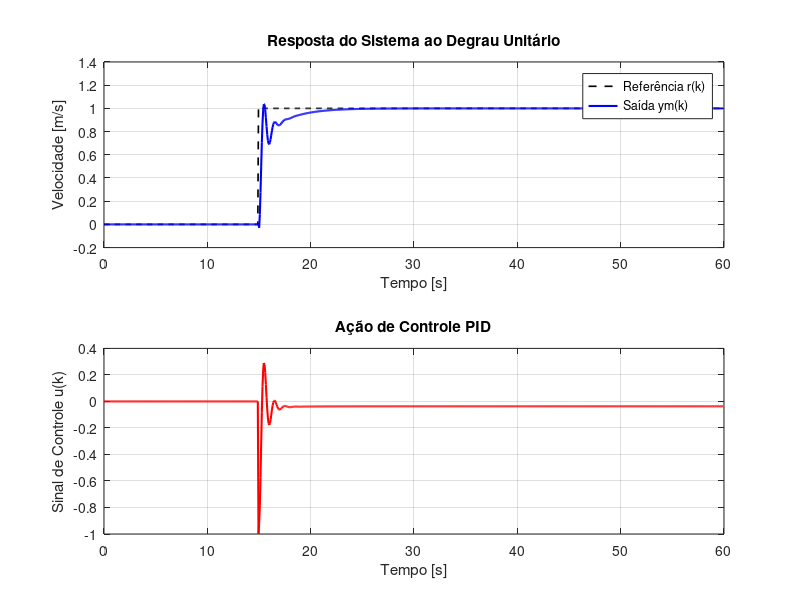

Here is the MATLAB script that generated this plot:
%% Atividade A1: Estudo de caso para o controle de velocidade longitudinal de um quadricóptero.
clear all; close all; clc;

%% Setup
% Carregando os coeficientes do modelo de 2ª ordem
load('sys_mod01.mat');
Ts = model.Ts;
Az = model.Az; a1 = Az(2); a2 = Az(3);
Bz = model.Bz; b0 = Bz(2); b1 = Bz(3);
Gz = tf(Bz,Az,Ts);

% Configurações
tfinal = 60; % em segundos
N = round( tfinal/Ts ); % numero total de amostras

%% Controlador PID
% Utilizando o modelo de 2ª ordem para sintonia 
kp = -1.2; ki = -0.5; kd =-0.01;

% Aproximação Backward Difference
s0 = kp +ki*Ts +kd/Ts;
s1 = -kp -2*kd/Ts;
s2 = kd/Ts;

% Sinal de referencia (degrau unitario)
r = zeros(N,1); r(round(N/4):end)=1; 

% Condições iniciais e inicializacao
ym = zeros(N,1); um = zeros(N,1);
for k = 1:2
    r(k) = 0; ym(k) = 0; um(k) = 0;  
end

% Teste
for k = 3:N
    % Planta
    ym(k) = -a1*ym(k-1) -a2*ym(k-2) +b0*um(k-1) +b1*um(k-2); 

    %% Calcular o sinal de controle 
    um(k) = um(k-1) + s0*(r(k)-ym(k)) + s1*(r(k-1)-ym(k-1)) + s2*(r(k-2)-ym(k-2));
    
    % Limitando o sinal de controle 
    if um(k) <= -1
        um(k) = -1;
    elseif um(k) >= 1
        um(k) = 1;
    end

end

% Plot
t = (0:N-1)' * Ts;

subplot(2,1,1)
plot(t, r, 'k--', 'LineWidth', 1.2); hold on;
plot(t, ym, 'b', 'LineWidth', 1.5);
legend('Referência r(k)', 'Saída ym(k)', 'Location', 'northeast');
xlabel('Tempo [s]');
ylabel('Velocidade [m/s]');
title('Resposta do Sistema ao Degrau Unitário');
grid on;

subplot(2,1,2)
plot(t, um, 'r', 'LineWidth', 1.5);
xlabel('Tempo [s]');
ylabel('Sinal de Controle u(k)');
title('Ação de Controle PID');
grid on;

%% Analise das restricoes
% Sobressinal máximo
overshoot = ((max(ym) - r(end)) /  r(end)) * 100;
fprintf('Overshoot: %.2f %%\n', overshoot);

% Tempo de assentamento
tol = 0.05 * r(end); % tolerancia de 5%

idx_start = find(r > 0, 1, 'first');  % indice do inicio do degrau
idx_settle = find(abs(ym - r(end)) > tol, 1, 'last'); % indice onde y se aproxima de r

t_settle = t(idx_settle) - t(idx_start);
fprintf('Settling time: %.2f s\n', t_settle);

%% Analise no Dominio da freq.
% Definindo a func. de transferencia do controlador
% C(z) = s0 + s1*z^(-1) + s2*z^(-2) /  1 + z^(-1)
Cz = tf([s0 s1 s2],[1  -1  0],Ts);
% 
% figure; margin(Cz*Gz); 
% 
% % Funcao de transferencia de malha fechada
% Gmfz1 = feedback(Cz*Gz,1,-1); % C(z)*G(z) / 1-C(z)*G(z) 
% disp('Closed-loop poles: '); pole(Gmfz1)
% disp('Closed-loop zeros: '); zero(Gmfz1)
% 
% % Analise de estabilidade relativa em malha fechada
% % Calculo das margens de ganho e de fase aproximadas
% Tsen = Gmfz1;           % função de co-sensibilidade
% Ssen = 1 -Tsen;         % função de sensibilidade
% mt = max( sigma(Tsen) ); ms = max( sigma(Ssen) );
% GmdB = min( 20*log10(ms/(ms-1)), 20*log10(1+(1/mt)) );
% Pmdeg = (180/pi)*min( (2*asin(1/(2*ms)) ), (2*asin(1/(2*mt)) ) );
% 
% fprintf('Gain and Phase margins obtained by closed-loop analysis:\n');
% fprintf('Gm = %.2f dB\n', GmdB);
% fprintf('Pm = %.2f deg\n', Pmdeg);
% 
% % Plot da func. de sensibilidade e co-sensibilidade no dominio da freq
% figure; sigma(Tsen); hold; sigma(Ssen); grid;
% legend('|Tsen|','|Ssen|');

%% Salvando o controlador
control.kp = kp;
control.ki = ki;
control.kd = kd;
control.Cz = Cz;
control.Ts = Ts;
save 'control_pid.mat' control;